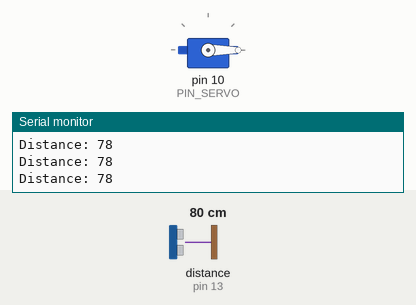
The sketch below on a simulated Arduino Uno, built with avr-gcc and run on an emulated ATmega328P. Parts: servo, the last lines printed to the serial monitor. Wiring (inferred from the names in the program): ultrasonic range finder: trigger pin 12; echo pin 13. The inputs (shaded band) are chosen by the test bench; at power-on: distance to the obstacle (sensor on pin 13) 80 cm. The echo pulse lasts 58.3 µs per cm.

Above: at 1.2 s.
1.3 s: distance to the obstacle (sensor on pin 13) set to 33 cm
2.8 s: distance to the obstacle (sensor on pin 13) set to 28 cm
At 5.5 s:
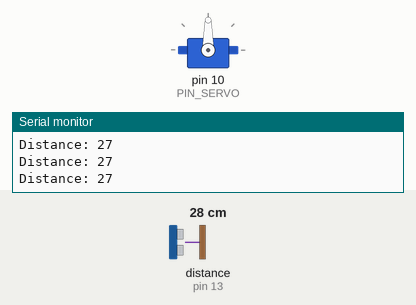
5.8 s: distance to the obstacle (sensor on pin 13) set to 60 cm
At 6.3 s:
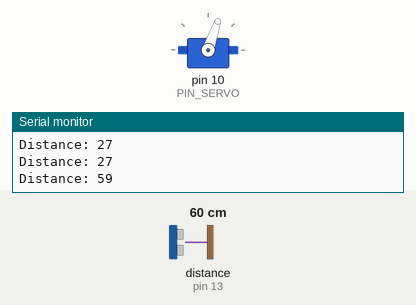
8.8 s: distance to the obstacle (sensor on pin 13) set to 2 cm
At 9.87 s:
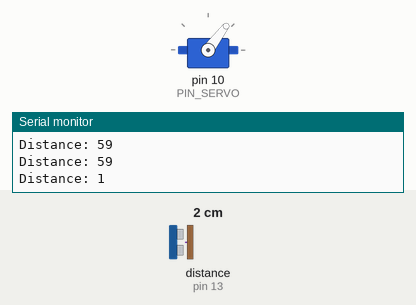
11.8 s: distance to the obstacle (sensor on pin 13) set to 35 cm
At 13.03 s:
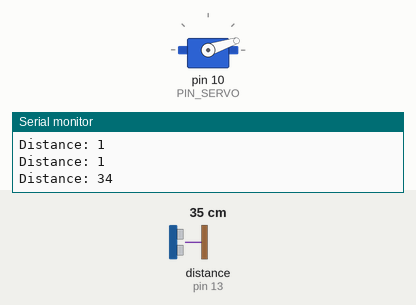
Timing chart, 0 to 14.9 s (numbered marks = the images above; inputs shaded):
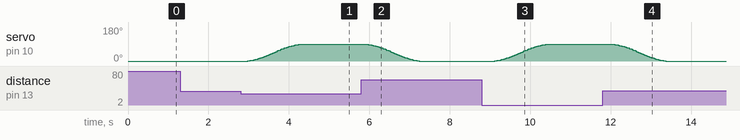

Measured:
- the behaviour switches between 31 and 30 cm on distance to the obstacle (sensor on pin 13) (found by bisection; images 0 and 1)
- after the input at 2.8 s, servo on pin 10 (PIN_SERVO): moves from 0° to 90° over 1.4 s, starting after 0.18 s
- after the input at 5.8 s, servo on pin 10 (PIN_SERVO): moves from 90° to 0° over 1.4 s, starting after 0.05 s
- after the input at 8.8 s, servo on pin 10 (PIN_SERVO): moves from 0° to 90° over 1.4 s, starting after 0.32 s
- after the input at 11.8 s, servo on pin 10 (PIN_SERVO): moves from 90° to 0° over 1.4 s, starting after 0.18 s

The sketch:

10C16_2.ino
```cpp
#include <Servo.h>

#define PIN_SERVO 10
#define PIN_TRIG 12
#define PIN_ECHO 13

Servo myServo;

int closedAngle = 0;     // 차단기 닫힘 각도
int openedAngle = 90;    // 차단기 열림 각도
bool gateOpened = false; // 현재 차단기 상태 저장

// 거리 측정 함수
long getDistance() {
  digitalWrite(PIN_TRIG, LOW);
  delayMicroseconds(2);
  digitalWrite(PIN_TRIG, HIGH);
  delayMicroseconds(10);
  digitalWrite(PIN_TRIG, LOW);

  long duration = pulseIn(PIN_ECHO, HIGH);
  long distance = duration * 0.034 / 2; // cm 변환
  return distance;
}

void setup() {
  Serial.begin(9600);
  myServo.attach(PIN_SERVO);

  pinMode(PIN_TRIG, OUTPUT);
  pinMode(PIN_ECHO, INPUT);

  myServo.write(closedAngle); // 시작은 닫힘 상태
}

// Cosine 기반 부드러운 움직임
void moveServoSmoothCosine(int fromAngle, int toAngle) {
  int steps = 50; // 단계 수
  for (int i = 0; i <= steps; i++) {
    float t = (float)i / steps;           // 0 ~ 1
    float c = (1 - cos(t * PI)) / 2.0;    // Cosine easing
    int angle = fromAngle + (toAngle - fromAngle) * c;
    myServo.write(angle);
    delay(30); // 속도 조절
  }
}

void loop() {
  long distance = getDistance();
  Serial.print("Distance: ");
  Serial.println(distance);

  // 차량이 30cm 이내로 들어오면 열림
  if (distance > 0 && distance < 30 && !gateOpened) {
    moveServoSmoothCosine(closedAngle, openedAngle);
    gateOpened = true;
  }
  // 차량이 30cm 밖으로 나가면 닫힘
  else if ((distance >= 30 || distance <= 0) && gateOpened) {
    moveServoSmoothCosine(openedAngle, closedAngle);
    gateOpened = false;
  }

  delay(200);
}
```
